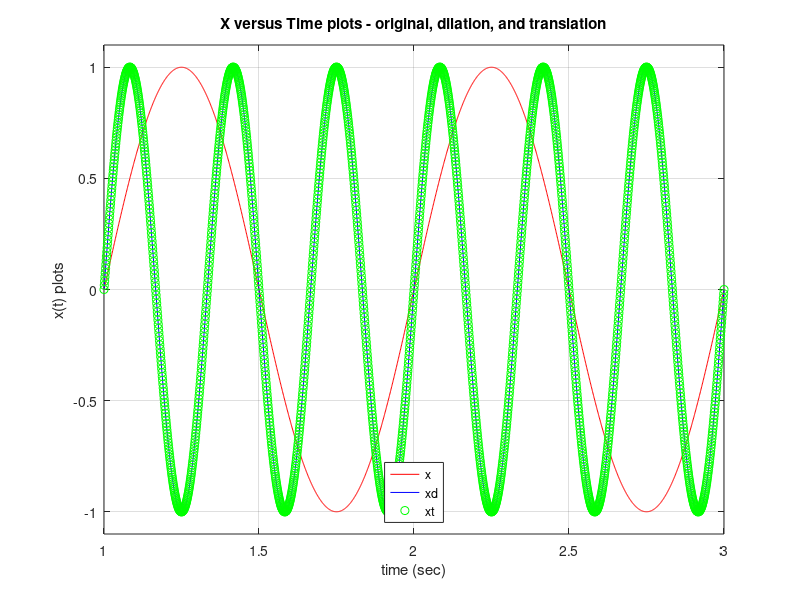

MATLAB code for this plot:
n = 1:0.001:3;
X = @(n) sin (2 * pi * n);
x = X(n);
% dilation
xd = X(3 .* n);
%translation;
xt = X(3 .* n + 3);
plot(n, x, 'r', n, xd, 'b', n, xt, 'go');
legend('x', 'xd', 'xt', 'Location', 'south');
grid on;
title('X versus Time plots - original, dilation, and translation');
xlabel('time (sec)');
ylabel('x(t) plots');
axis([1 3 -1.1 1.1]);
